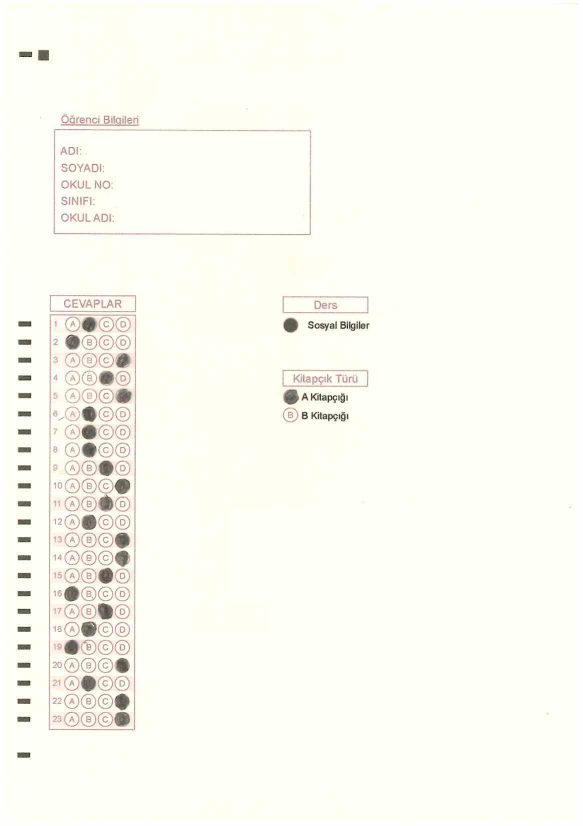
#> input picture optikForms/testForm.png, 1165 x 1652 px, found by its file name (shown at 1/2 size)
$ python bb-rotate.py
#> lines starting #> are read from the running program, lines starting #| are printed output that depends on the picture; after the words box and inside, x2 and y2 are one past the last pixel; in counts of white or black regions, pixels touching at a corner belong together; long printed decimals are rounded
import numpy as np
import argparse
import cv2


# ap = argparse.ArgumentParser()
# ap.add_argument("-i", "--image", required=True, help="path to input image file")
# args = vars(ap.parse_args())

def test():
    img = cv2.imread("testForm.png")
#> img is the input picture: shape (1652, 1165, 3); mean B, G, R 241.8, 250.5, 250.4
    #img = cv2.resize(img, (400,600))
    resimDondur(img)

def resimDondur(image):
    # image = cv2.imread(args["image"])
    #image = cv2.imread("1.png")

    # görüntüyü gri tonlamaya dönüştürün ve ön planı çevirin ve ön planın artık "beyaz" olmasını sağlamak için arka plan ve arka plan "siyah"
    gray = cv2.cvtColor(image, cv2.COLOR_BGR2GRAY)
    gray = cv2.bitwise_not(gray)
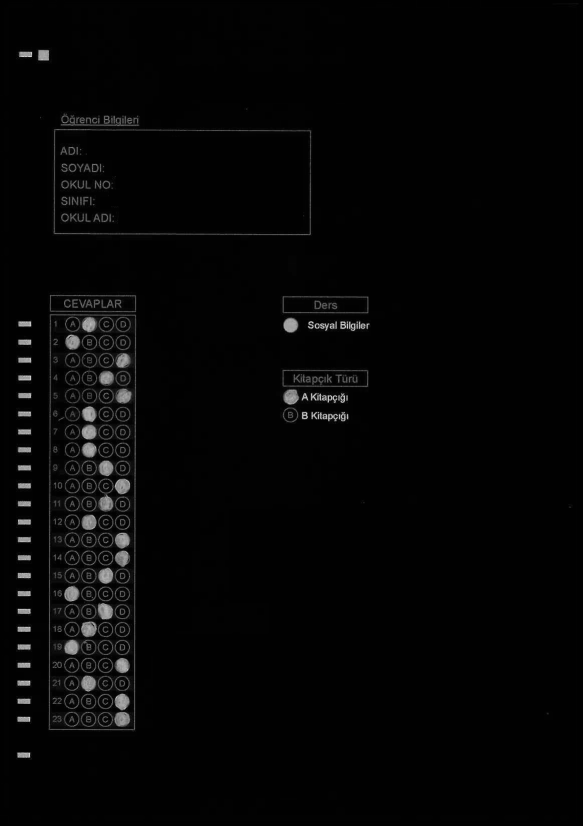
#> gray: shape (1652, 1165) (shown at 1/2 size); min 0, max 254, mean 5.4

    thresh = cv2.threshold(gray, 0, 255, cv2.THRESH_BINARY | cv2.THRESH_OTSU)[1]
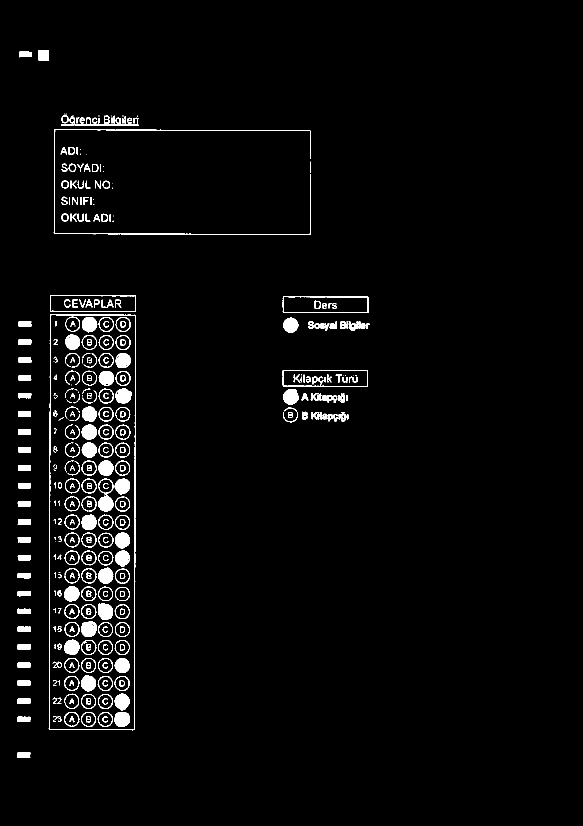
#> thresh: shape (1652, 1165) (shown at 1/2 size); 2.9% white; 388 white regions (67 under 20 px), largest, box (x1, y1, x2, y2) and area: (97, 629, 272, 1461) 3147, (107, 258, 622, 470) 2108, (196, 1206, 226, 1239) 816

    # tüm piksel değerlerinin (x, y) koordinatlarını sıfırdan büyükse, bu koordinatları kullanarak
    # tümünü içeren döndürülmüş bir sınırlayıcı kutu hesaplayın koordinat
    coords = np.column_stack(np.where(thresh > 0))
#> coords = 56268 pairs, first value 100 to 1515, second value 34 to 738
    angle = cv2.minAreaRect(coords)[-1]
#> angle = -0.16

    print(angle)
#| -0.1596
    # "cv2.minAreaRect" işlevi, aralık [-90, 0); dikdörtgen saat yönünde dönerken
    # açı trendlerini 0'a döndürdü - bu özel durumda açıya 90 derece eklemeniz gerekiyor

    # if angle < -45:
    #     angle = -(90 + angle)

    # # aksi takdirde, yapmak için sadece açının tersini alın olumlu
    # else:
    #     angle = -angle

    if angle > 0  and angle<45 :
        angle = -angle
    elif angle > 45:
        angle = -(90-angle)

    # eğriliği gidermek için resmi döndürün
    (h, w) = image.shape[:2]
#> h = 1652; w = 1165
    center = (w // 2, h // 2)
#> center = (582, 826)
    M = cv2.getRotationMatrix2D(center, angle, 1.0)
#> M = [[1, -0.00279, 2.3], [0.00279, 1, -1.62]]
    rotated = cv2.warpAffine(image, M, (w, h),
        flags=cv2.INTER_CUBIC, borderMode=cv2.BORDER_REPLICATE)

    # Doğrulayabilmemiz için resmin üzerine düzeltme açısını çizin
    cv2.putText(rotated, "Angle: {:.2f} degrees".format(angle), (10, 30), cv2.FONT_HERSHEY_SIMPLEX, 0.7, (0, 0, 255), 2)
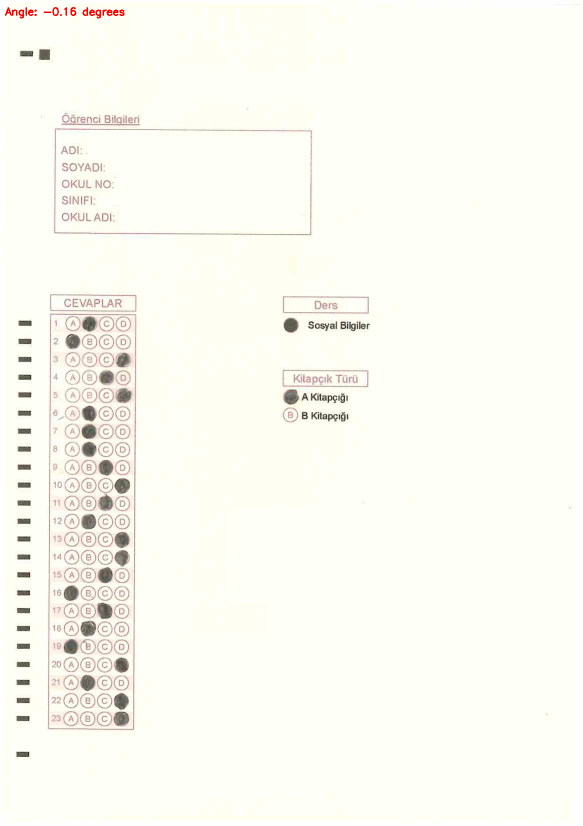
#> rotated: shape (1652, 1165, 3) (shown at 1/2 size); mean B, G, R 241.6, 250.3, 250.4


    print("[INFO] angle: {:.3f}".format(angle))
#| [INFO] angle: -0.160
    image = cv2.resize( image, (400,600))
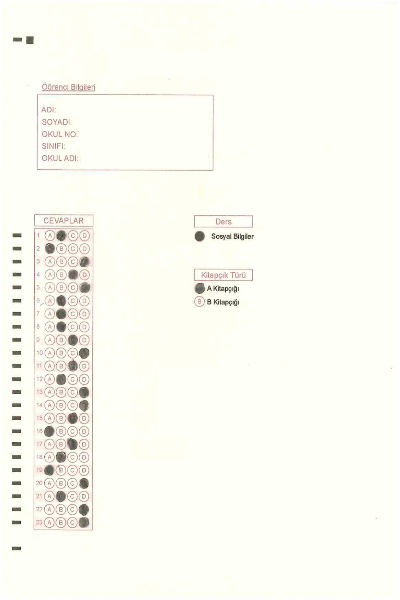
#> image: shape (600, 400, 3); mean B, G, R 241.8, 250.5, 250.4
    rotated = cv2.resize( rotated, (400, 600 ))
#> rotated: shape (600, 400, 3)
    cv2.imshow("Input", image )
    cv2.imshow("Rotated", rotated )
    cv2.waitKey(0)

test()
